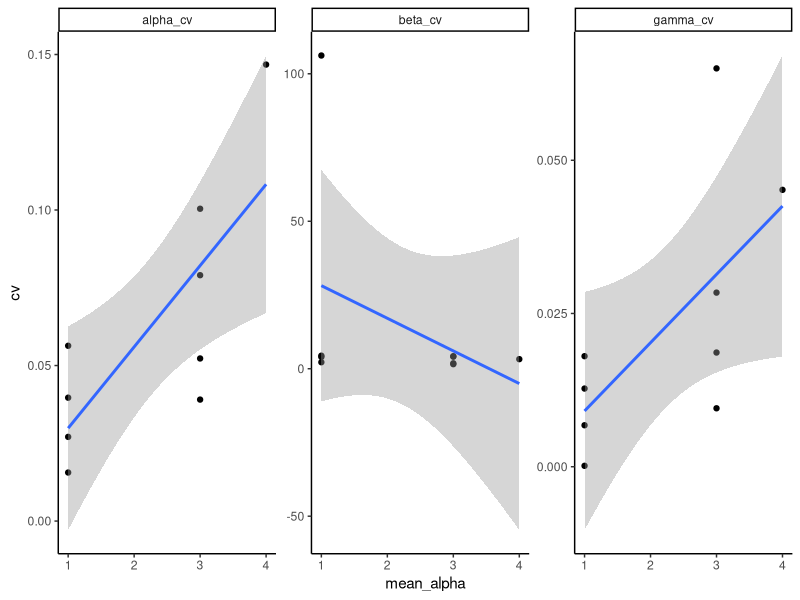
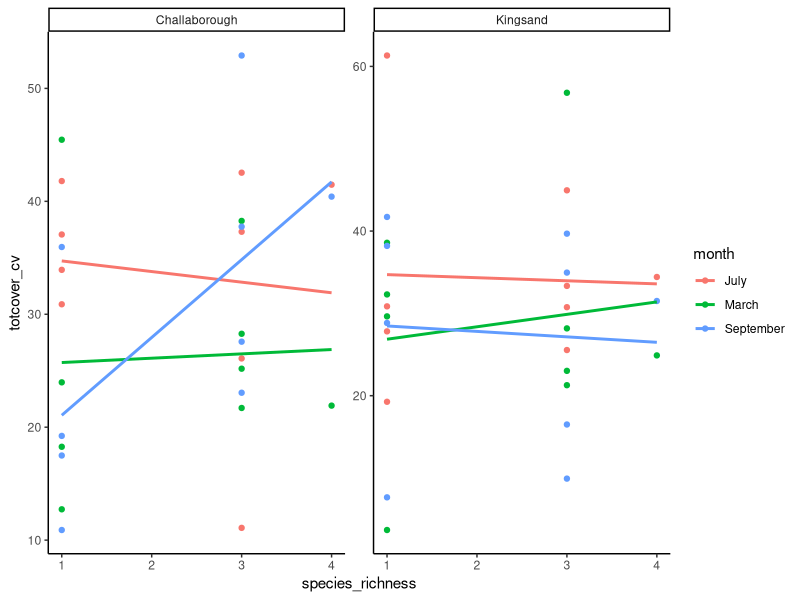
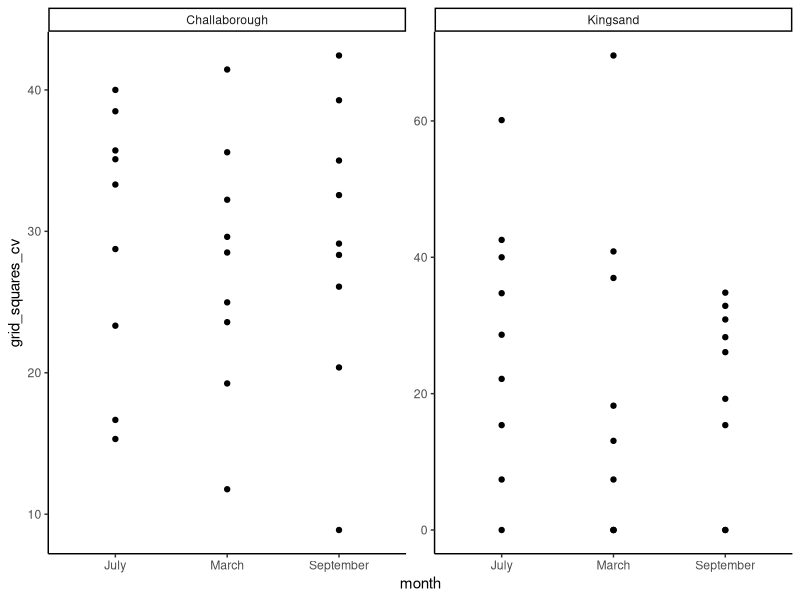
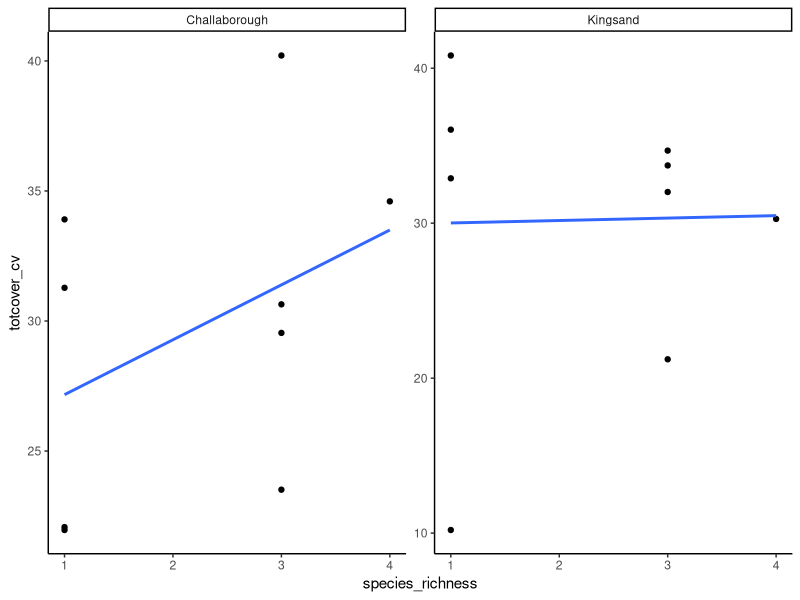
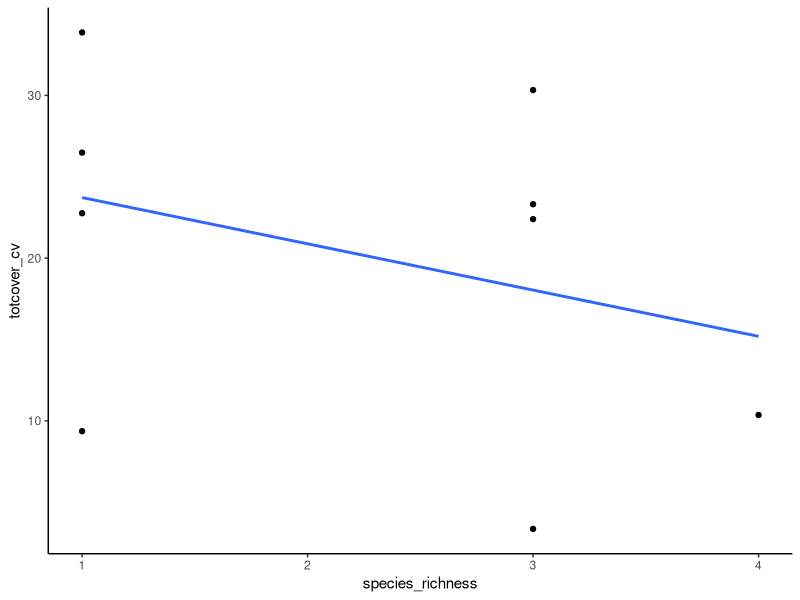
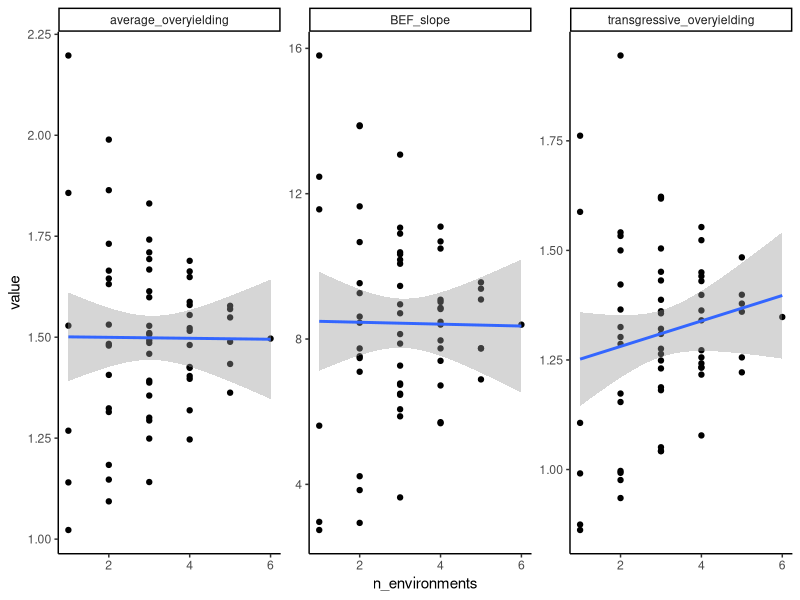

Write R code to recreate these figures, in order.

# Title: Spatial stability in Plymouth rock pools

# load relevant libraries
library(readr)
library(dplyr)
library(tidyr)
library(purrr)
library(ggplot2)
library(broom)
library(RColorBrewer)
library(viridis)
library(here)

# read in the data
ply_dat_raw <- read_delim( here("data/plymouth_rockpool_data.csv"), delim = ";" )

# duplicate this data
ply_dat <- ply_dat_raw

# check the variable structure
str(ply_dat)

# view the data
View(ply_dat)

# aggregate the data because some rows have multiple measurements

# set up a variable names vector
var_names <- names(ply_dat)

# set up a vector of id_vars
id_vars <- c("month", "shore", "pool", "composition", "removed")

# set up a vector of response aggregate variables
agg_vars <- var_names[!(names(ply_dat) %in% id_vars)]

# aggregate pools with multiple measurements by summing them
ply_dat <- ply_dat %>%
  group_by_at(id_vars) %>%
  summarise_at(vars(agg_vars), ~sum(., na.rm = TRUE)) %>%
  ungroup()

# matches with Lars and Bagchi's script results


# create a few extra variables for this analysis

# create a species richness variable
# select only relevant columns
tot_spp <- 4

ply_dat <- 
  ply_dat %>%
  mutate(species_richness = (tot_spp - removed) ) %>%
  select(shore, pool, grid_squares, month, composition, 
         removed, species_richness, totcover, cover_nocrusts)

# reorder these data so that it makes more sense
ply_dat <- 
  ply_dat %>% 
  arrange(shore, month, composition, removed, species_richness, pool)

# have a look at the data again
ply_dat %>% View()

# how many species were removed?
ply_dat$removed %>% unique()

# create a new mixture/monoculture column
# reorder the columns again
ply_dat <- 
  ply_dat %>%
  mutate(mono_mix = if_else(removed == "3", "monoculture",
                            if_else(removed == "4", "control", 
                                    if_else(removed == "0", "max_mixture", 
                                            "mixture")))) %>%
  select(shore, pool, grid_squares, month, composition, mono_mix, removed, species_richness, totcover, cover_nocrusts)

ply_dat %>% 
  View()

# remove the composition = "None" treatment as this is a general control
ply_dat <- 
  ply_dat %>% filter(composition != "None")

ply_dat


### testing Wang and Loreau (2016)'s predictions

ply_dat %>%
  View()

# within (w) or between shore (b)
hier <- c("b")

within <- 
  list(c("shore", "composition"),
       c("shore", "composition", "pool"),
       c("shore", "composition"),
       c("shore", "composition", "month"),
       c("shore", "composition"),
       c("shore", "composition"))

between <- 
  list(c("composition"),
       c("composition", "pool"),
       c("composition"),
       c("composition", "month"),
       c("composition"),
       c("composition"))

group_vars <- 
  if (hier == "w") {
    within
  } else {
    between
  }


# calculate mean alpha diversity and gamma diversity across pool replicates within shore and treatment
loc_reg_div <- 
  ply_dat %>%
  group_by_at(vars(group_vars[[1]])) %>%
  summarise(mean_alpha = mean(species_richness),
            gamma_div = mean(species_richness)) %>%
  ungroup()

# calculate alpha cv
alpha_cv <- 
  ply_dat %>%
  group_by_at(vars(group_vars[[2]])) %>%
  summarise(alpha_cv = (sd(totcover, na.rm = TRUE)/mean(totcover, na.rm = TRUE)),
            mean_totcover = mean(totcover, na.rm = TRUE) ) %>%
  ungroup() %>%
  group_by_at(vars(group_vars[[3]])) %>%
  summarise(alpha_cv = weighted.mean(alpha_cv, w = mean_totcover, na.rm = TRUE)) %>%
  ungroup() %>%
  mutate(alpha_cv = (alpha_cv^2))


# calculate gamma cv

gamma_cv <- 
  ply_dat %>%
  group_by_at(vars(group_vars[[4]])) %>%
  summarise(gamma_cv = mean(totcover, na.rm = TRUE)) %>%
  ungroup() %>%
  group_by_at(vars(group_vars[[5]])) %>%
  summarise(gamma_cv = sd(gamma_cv, na.rm = TRUE)/mean(gamma_cv, na.rm = TRUE)) %>%
  ungroup() %>%
  mutate(gamma_cv = (gamma_cv^2))

# join the alpha and gamma cv data and calculate beta cv
cv_scales <- 
  full_join(alpha_cv, gamma_cv, by = group_vars[[6]]) %>%
  mutate(beta_cv = (alpha_cv/gamma_cv))

# join the loc_reg diversity to the cv_scales
div_cv_scales <- 
  full_join(loc_reg_div,
            cv_scales,
            by = group_vars[[6]])

div_cv_scales %>%
  gather(alpha_cv, gamma_cv, beta_cv, key = "div", value = "cv") %>%
  ggplot(data = .,
         mapping = aes(x = mean_alpha, y = cv)) +
  geom_point() +
  geom_smooth(method = "lm") +
  facet_wrap(~div, scales = "free") +
  theme_classic()











### spatial stability

# calculate the CV among replicates for different richnesses

# write a function to calculate the coefficient of variation
cv_func <- function(x) { (sd(x, na.rm = TRUE)/mean(x, na.rm = TRUE))*100 } 


### low heterogeneity among replicates pools

# calculate cv among replicate pools within each month and shore
with_month <- 
  ply_dat %>%
  group_by(shore, month, species_richness, composition) %>%
  summarise_at(vars(c("grid_squares", "totcover")), list(cv = ~cv_func(.), n = ~n()) ) %>%
  ungroup()

ggplot(data = with_month,
       mapping = aes(x = species_richness, y = totcover_cv, colour = month)) +
  geom_point() +
  geom_smooth(method = "lm", se = FALSE) +
  facet_wrap(~shore, scales = "free") +
  theme_classic()

ggplot(data = with_month,
       mapping = aes(x = month, y = grid_squares_cv)) +
  geom_point() +
  facet_wrap(~shore, scales = "free") +
  theme_classic()

# calculate mean cv among replicate pools across months within each shore
mean_month <- 
  ply_dat %>%
  group_by(shore, month, species_richness, composition) %>%
  summarise(totcover_cv = cv_func(totcover)) %>%
  ungroup() %>%
  group_by(shore, species_richness, composition) %>%
  summarise(totcover_cv = mean(totcover_cv, na.rm = TRUE) ) %>%
  ungroup()

ggplot(data = mean_month,
       mapping = aes(x = species_richness, y = totcover_cv)) +
  geom_point() +
  geom_smooth(method = "lm", se = FALSE) +
  facet_wrap(~shore, scales = "free") +
  theme_classic()


### high heterogeneity among replicate pools from different shores

mean_shore <- 
  ply_dat %>%
  group_by(shore, month, species_richness, composition) %>%
  summarise_at(vars(c("totcover")), ~mean(., na.rm = TRUE)) %>%
  ungroup() %>%
  group_by(shore, species_richness, composition) %>%
  summarise(totcover = mean(totcover, na.rm = TRUE) ) %>%
  ungroup() %>%
  group_by(species_richness, composition) %>%
  summarise(totcover_cv = cv_func(totcover)) %>%
  ungroup()

ggplot(data = mean_shore,
       mapping = aes(x = species_richness, y = totcover_cv)) +
  geom_point() +
  geom_smooth(method = "lm", se = FALSE) +
  theme_classic()



### Test out some code for scaling up as previously:

# Remove the composition = None data
test_dat <- ply_dat %>% filter(composition != "None")

# What compositions do we have?
test_dat$composition %>% unique()

# Make a unique environment column
test_dat <- test_dat %>%
  mutate(environment = as.factor( paste(shore, month, sep = "_") ) )

levels(test_dat$environment) <- c(1:length( unique(test_dat$environment) ) )

test_dat <- test_dat %>% 
  mutate(environment = as.integer(environment))

View(test_dat)

# Define the different environments
envs <- test_dat$environment %>%
  unique()
envs

# Define the number of different environments
n_env <- test_dat$environment %>%
  unique() %>%
  length()
n_env

# Define the different combinations of the environments

env_combs <- vector("list", n_env)
names(env_combs) <- seq_along(1:n_env)

for (i in seq_along(1:n_env)) {
  env_combs[[i]] <- combn(x = envs, m = i) %>%
    as_tibble() %>%
    lapply(function(x) {x})
}

env_combs <- env_combs %>% 
  unlist(recursive = FALSE) %>%
  unname()

# Now we have a list where each element is a different vector of environmental combinations
env_combs

# Replicate the dataframe the same number of times as the environment
replicate(length(env_combs), test_dat, simplify = FALSE) %>%
  head()

# Write a function to take the mean of each composition and then plot tot_cover versus richness
# for each combination of environments

bef_slope <- function(data, envs) {
  
  x <- data %>% 
    filter(environment %in% envs) %>%
    group_by(mono_mix, species_richness, composition) %>%
    summarise(ecosystem_function = mean(totcover)) %>%
    ungroup()
  
  bef_slope <- lm(ecosystem_function ~ species_richness, 
                  data = x) %>%
    tidy() %>%
    filter(term == "species_richness") %>%
    pull(estimate)
  
  ave_oy <- x %>%
    filter(mono_mix %in% c("max_mixture", "monoculture")) %>%
    group_by(mono_mix) %>%
    summarise(ecosystem_function_aoy = mean(ecosystem_function)) %>%
    ungroup() %>%
    spread(mono_mix, ecosystem_function_aoy) %>%
    mutate(average_overyielding = (max_mixture/monoculture) ) %>%
    select(-max_mixture, -monoculture) %>%
    pull(average_overyielding)
  
  t_oy <- x %>%
    filter(mono_mix %in% c("max_mixture", "monoculture")) %>%
    group_by(mono_mix) %>%
    summarise(ecosystem_function_aoy = max(ecosystem_function)) %>%
    ungroup() %>%
    spread(mono_mix, ecosystem_function_aoy) %>%
    mutate(transgressive_overyielding = (max_mixture/monoculture) ) %>%
    select(-max_mixture, -monoculture) %>%
    pull(transgressive_overyielding)
  
  tibble(environment = paste(envs, collapse = ""),
         BEF_slope = bef_slope,
         average_overyielding = ave_oy,
         transgressive_overyielding = t_oy)
  
}


# Use mapply to run bef_slope function on the test data for each environmental combination
out <- mapply(bef_slope, 
       replicate(length(env_combs), test_dat, simplify = FALSE),
       env_combs, SIMPLIFY = FALSE) %>%
  bind_rows()

out <- out %>% mutate(n_environments = nchar(environment)) %>%
  select(environment, n_environments, BEF_slope, average_overyielding, transgressive_overyielding)

gather(out, BEF_slope, average_overyielding, transgressive_overyielding,
       key = "eco_func", value = "value") %>%
  ggplot(mapping = aes(x = n_environments, y = value)) +
  geom_point() +
  geom_smooth(method = "lm") +
  facet_wrap(~ eco_func, scales = "free") +
  theme_classic()
  









### Quick and dirty BEF-slope analysis
test <- ply_dat %>% filter(month == "July") %>%
  filter(composition != "None")

# Summarise data by shore and also by month
test <- test %>% group_by(shore, composition) %>%
  summarise(species_richness = mean(species_richness),
            totcover_m = mean(totcover)) %>%
  ungroup() %>%
  filter(composition %in% c("All", "B", "F", "L", "S")) %>%
  mutate(environment = if_else(shore == "Challaborough", 1, 2))

# Define the different environments
envs <- test$environment %>%
  unique()

# Define the number of different environments
n_env <- test$environment %>%
  unique() %>%
  length()

# Define the different combinations of the environments

env_combs <- vector("list", n_env)
names(env_combs) <- seq_along(1:n_env)

for (i in seq_along(1:n_env)) {
  env_combs[[i]] <- combn(x = envs, m = i) %>%
    as_tibble() %>%
    lapply(function(x) {x})
}

env_combs <- env_combs %>% 
  unlist(recursive = FALSE) %>%
  unname()

# Now we have a list where each element is a different vector of environmental combinations
env_combs

# Replicate the dataframe the same number of times as the environment
replicate(length(env_combs), test, simplify = FALSE)

# Write a function to take the mean of each composition and then plot tot_cover versus richness
# for each combination of environments

bef_slope <- function(data, envs) {
  x <- data %>% filter(environment %in% envs) %>%
    group_by(species_richness, composition) %>%
    summarise(ecosystem_function = mean(totcover_m)) %>%
    ungroup()
  
  bef_slope <- lm(ecosystem_function ~ species_richness, 
                  data = x) %>%
    tidy() %>%
    filter(term == "species_richness") %>%
    pull(estimate)
  
}

# Use mapply to run bef_slope function on the test data for each environmental combination
mapply(bef_slope, 
       replicate(length(env_combs), test, simplify = FALSE),
       env_combs)
